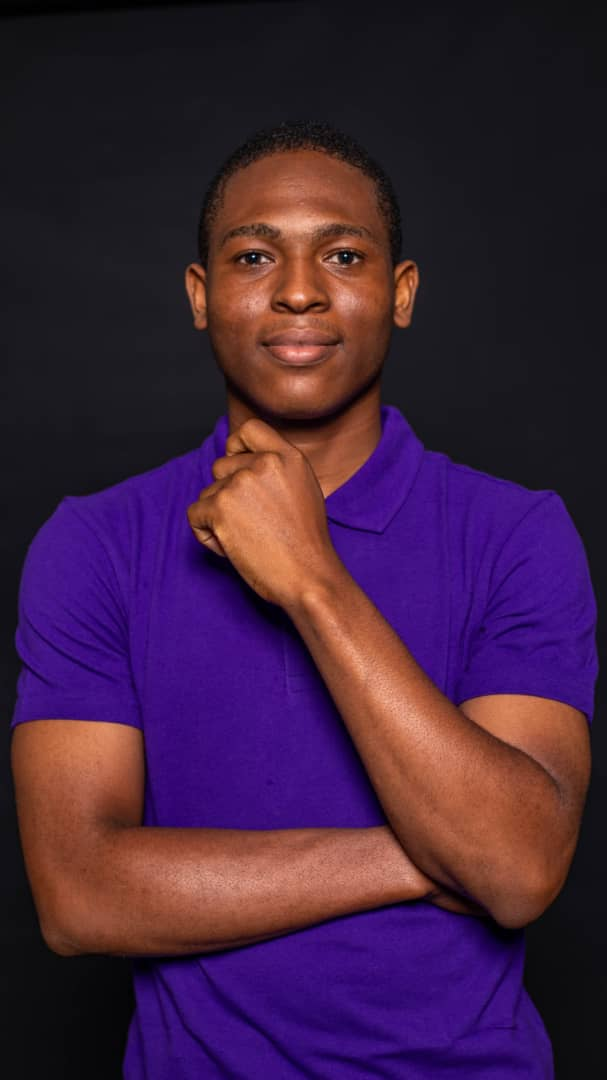
#> input picture WhatsApp Image 2024-10-12 at 22.25.49.jpeg, 607 x 1080 px
$ python -i app.py   (imports and definitions only)   (older library calls are emulated)
#> lines starting #> are read from the running program, lines starting #| are printed output that depends on the picture
#> further down, picture is the input picture: PIL image 607x1080 RGB; mean R, G, B 65.6, 34.3, 62.5
import gradio as gr
from PIL import Image
import numpy as np
import cv2
import matplotlib.pyplot as plt

# Fonctions de traitement d'image
def load_image(image):
    return image

# [18 lines left out: functions apply_negative, binarize_image, resize_image, not called in this run]

def rotate_image(image, angle):
    return image.rotate(angle)

# [16 lines left out: functions show_histogram, apply_filter, not called in this run]

def sobel_edges(image):
    img_np = np.array(image.convert('L'))
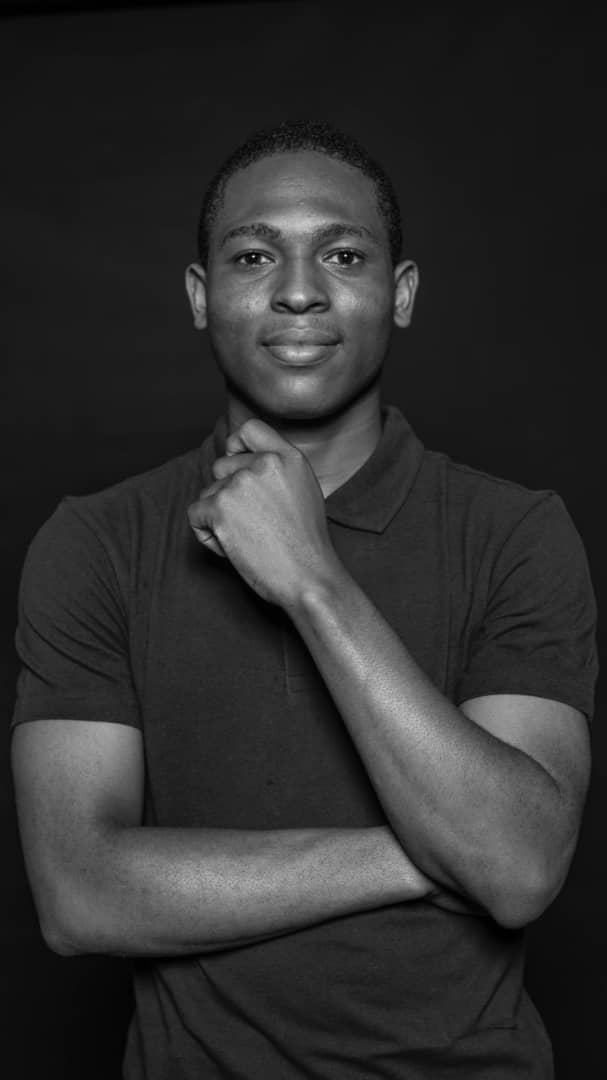
#> img_np: shape (1080, 607); min 0, max 226, mean 46.8
    sobelx = cv2.Sobel(img_np, cv2.CV_64F, 1, 0, ksize=5)
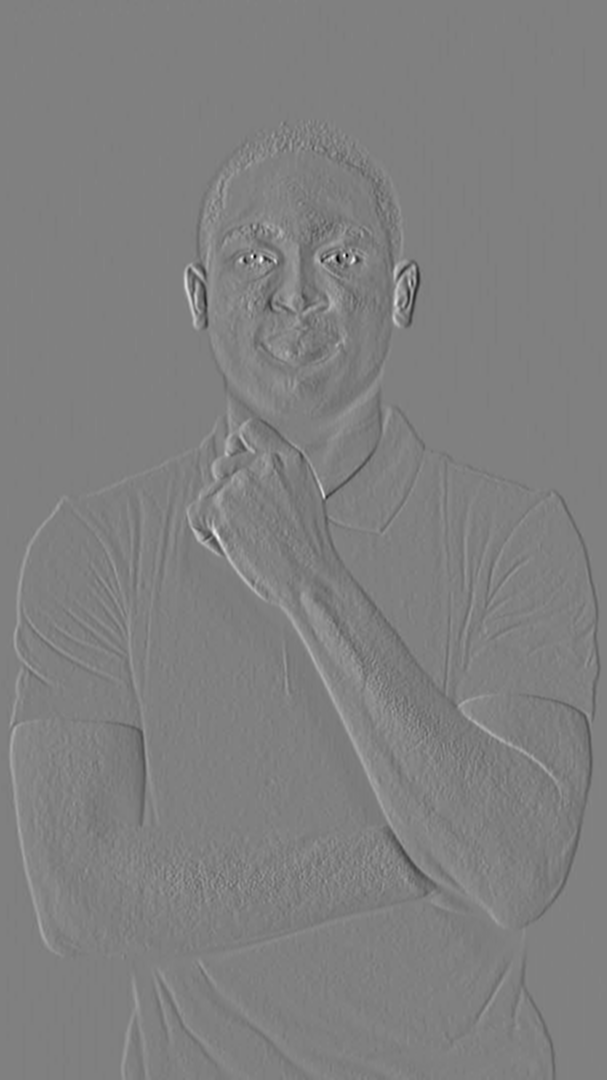
#> sobelx: shape (1080, 607) float64; min -5486, max 5435, mean 0; drawn with min black and max white
    sobely = cv2.Sobel(img_np, cv2.CV_64F, 0, 1, ksize=5)
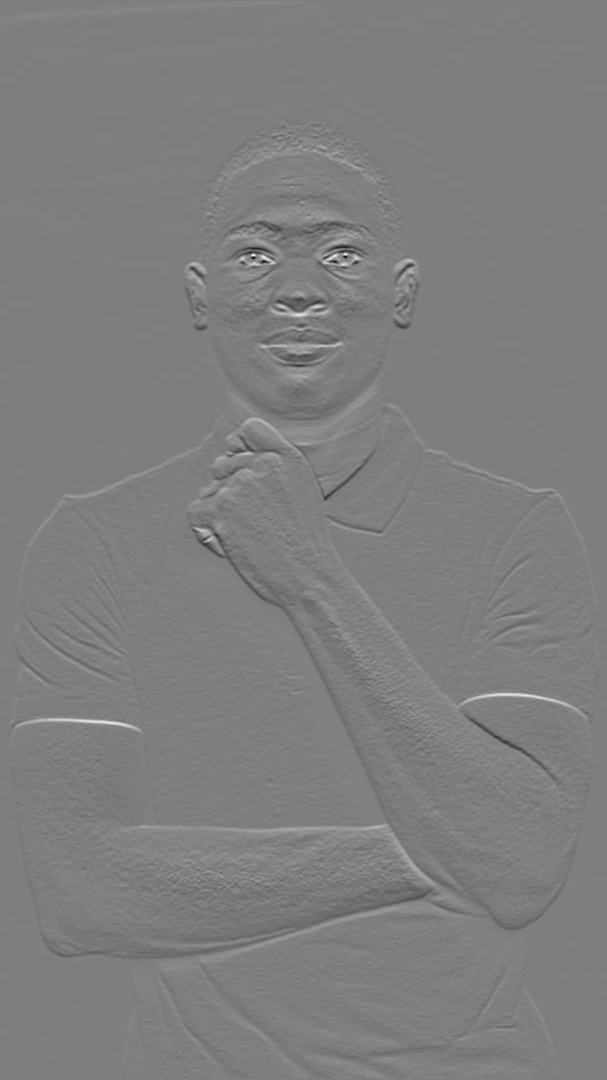
#> sobely: shape (1080, 607) float64; min -5742, max 5805, mean 1.9; drawn with min black and max white
    sobel = np.hypot(sobelx, sobely)
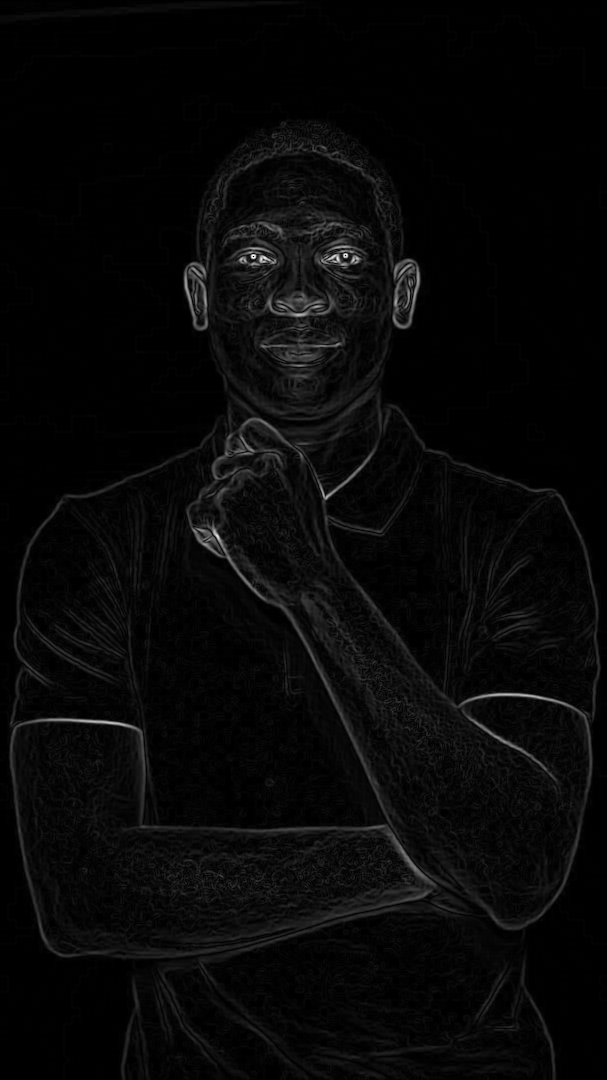
#> sobel: shape (1080, 607) float64; min 0, max 6342.7, mean 201.1; drawn with min black and max white
    return Image.fromarray(np.uint8(sobel))
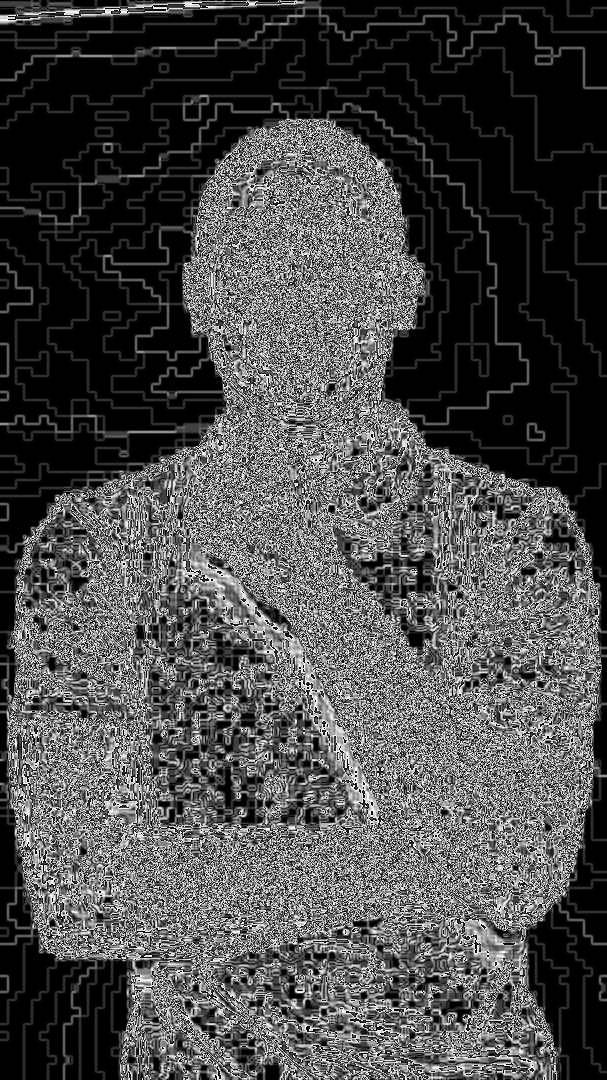
#> returned value: PIL image 607x1080 L; min 0, max 255, mean 74.7

# [7 lines left out: function morphological_ops, not called in this run]

def save_image(image):
    image.save("output_image.png")
    return "Image sauvegardée sous 'output_image.png'"

# Interface Gradio
# [24 lines left out: function image_processing, not called in this run]

# [41 lines not run here, left out]

>>> from PIL import Image
>>> picture = Image.open('../WhatsApp Image 2024-10-12 at 22.25.49.jpeg')
>>> result = sobel_edges(picture)
